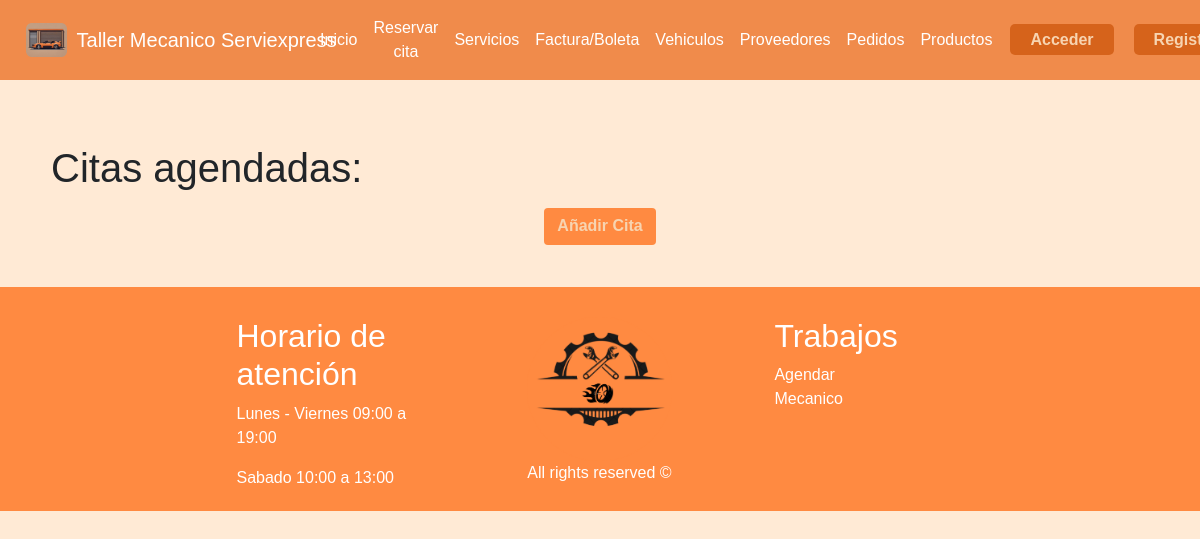
The page /citas on the database as committed earlier.
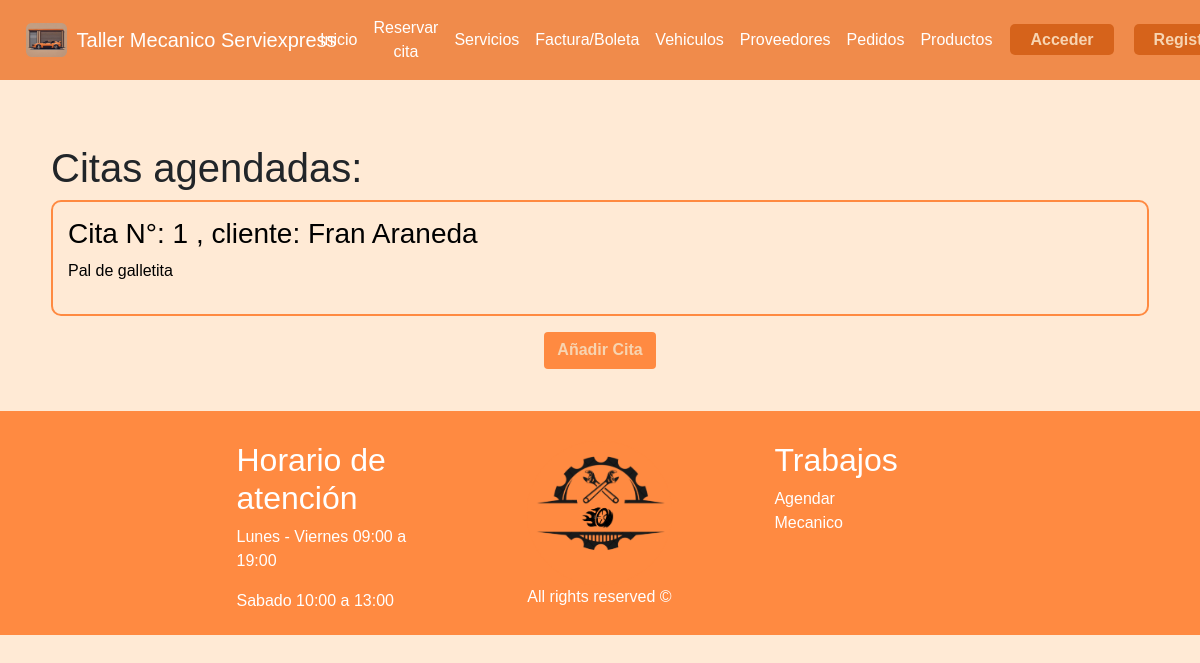
The same page on the database as committed later.
### taller/models.py (models this page shows, shortened)
class Cita(models.Model):
    id_cita = models.AutoField(primary_key=True)
    fecha_aten = models.DateTimeField(auto_now_add=True)
    desc_cita = models.TextField(blank=True)
    cliente = models.ForeignKey(Cliente, on_delete=models.CASCADE)
    empleado = models.ForeignKey(Empleado, on_delete=models.CASCADE)

class Cliente(models.Model):
    rut_cli = models.CharField(primary_key=True, max_length=12)
    pnom_cli = models.CharField(max_length=20)
    snom_cli = models.CharField(max_length=20, blank=True)
    appaterno_cli = models.CharField(max_length=20)
    apmaterno_cli = models.CharField(max_length=20, blank=True)
    correo_cli = models.CharField(max_length=60, blank=True)
    telefono_cli = models.IntegerField(blank=True, null=True)
    def __str__(self):
        return self.pnom_cli + " " + self.appaterno_cli

### taller/views.py (the view)
# urls.py: path('citas', views.citas, name='citas'),
def citas(request):
    cliente = Cliente.objects.filter(rut_cli=request.user.username).first()
    empleado = Empleado.objects.filter(rut_emp=request.user.username).first()
    rol = ""
    if cliente:
        rol = "Cliente"
    else:
        rol = "Empleado"
    citas = Cita.objects.all()
    return render(
        request,
        "citas.html",
        {"citas": citas, "cliente": cliente, "empleado": empleado},
    )

### taller/templates/citas.html
{% extends 'hnf.html' %}
{% load static %}
{% block content %}
<head>
  <link rel="stylesheet" href="{% static 'css/crud.css' %}" />
</head>
<div class="container">
  <h1> Citas agendadas: </h1>
  <ul style="list-style: none;">
    {% for cita in citas %}
    <li id="listar">
      <a href="{% url 'update_cita' cita.id_cita %}">
        <h3>Cita N°: {{ cita.id_cita }} , cliente: {{ cita.cliente }}</h3>
        <p>{{ cita.desc_cita }}</p>
      </a>
    </li>
    {% endfor %}
  </ul>
  <ul class="buttons">
    <li>
      <a class="btn" href="/create/cita"><b>Añadir Cita</b></a>
    </li>
  </ul>
</div>
{% endblock %}

### taller/templates/hnf.html (shortened to what this page needs)
{% load static %}
<!DOCTYPE html>
<html lang="en">
<head>
    <link rel="stylesheet" href="https://cdn.jsdelivr.net/npm/bootstrap@4.0.0/dist/css/bootstrap.min.css"
>
    <link rel="stylesheet" href="{% static 'css/keyframes.css' %}">
    <link rel="stylesheet" href="{% static 'css/style.css' %}">
</head>
<body>
    <header>
        <nav class="my_navbar navbar navbar-expand-lg navbar-light bg-light fixed-top">
            <a class="navbar-brand" href="/"> <img style="max-width: 15%;" src="{% static 'img/logo.png' %}"
                    class="img-fluid" alt="Logo">
                <b class="color_nav">Taller Mecanico Serviexpress</b></a>
            <div class="navbar-collapse" id="navbarSupportedContent">
                <ul class="navbar-nav mr-auto">
                    <li class="nav-item active">
                        <a class="nav-link" href="/"><b class="color_nav">Inicio</b></a>
                    </li>
                    <li class="nav-item">
                        <a class="nav-link" href="/create/cita"><b class="color_nav">Reservar cita</b></a>
                    </li>
                    <li class="nav-item">
                        <a class="nav-link" href="/servicios"><b class="color_nav">Servicios</b></a>
                    </li>
                    <li class="nav-item">
                        <a class="nav-link" href="/fabo"><b class="color_nav">Factura/Boleta</b></a>
                    </li>
                    <li class="nav-item">
                        <a class="nav-link" href="/vehiculos"><b class="color_nav">Vehiculos</b></a>
                    </li>
                    <li class="nav-item">
                        <a class="nav-link" href="/proveedores"><b class="color_nav">Proveedores</b></a>
                    </li>
                    <li class="nav-item">
                        <a class="nav-link" href="/pedidos"><b class="color_nav">Pedidos</b></a>
                    </li>
                    <li class="nav-item">
                        <a class="nav-link" href="/productos"><b class="color_nav">Productos</b></a>
                    </li>
                    <li>
                        {% if user.is_authenticated %}
                    <li class="nav-item dropdown">
                        <a class="nav-link dropdown-toggle" href="#" id="navbarDropdown" role="button"
                            data-toggle="dropdown" aria-haspopup="true" aria-expanded="false">
                            <b class="color_nav"> Hola: {{cliente.pnom_cli}} {{empleado.pnom_emp}}</b>
                        </a>
                        <div class="dropdown-menu" aria-labelledby="navbarDropdown">
                            <a class="dropdown-item" href="{% url 'update_user' user.username %}"><b>Perfil</b></a>
                            <a class="dropdown-item" href="/logout"><b> Cerrar Sesion</b></a>
                        </div>
                        {% else %}
                    <li>
                        <a class="btn-sign" href="/signin"><b>Acceder</b></a>
                    </li>
                    <li>
                        <a class="btn-sign" href="/signup"><b>Registrarse</b></a>
                    </li>
                    {% endif %}
                    </li>
                </ul>
            </div>
        </nav>
    </header>
    <br><br>
    <br><br>
    <br><br>
    {% block content %}
    {% endblock %}
    <footer>
        <div class="cont_footer">
            <div class="container">
                <div class="row">
                    <div class="col-md-1"></div>
                    <div class="col-md-3">
                        <h2>Horario de atención</h2>
                        <p>Lunes - Viernes 09:00 a 19:00</p>
                        <p>Sabado 10:00 a 13:00</p>
                    </div>
                    <div class="col-md-1"></div>
                    <div class="col-md-3 cont_img_footer">
                        <img src="{% static 'img/Footer.png' %}" class="img-fluid" alt="Footer" width="auto">
                        <p> All rights reserved ©</p>
                    </div>
                    <div class="col-md-1"></div>
                    <div class="col-md-3">
                        <h2>Trabajos</h2>
                        <a href="#">Agendar</a>
                        <a href="#">Mecanico</a>
                    </div>
                </div>
            </div>
        </div>
    </footer>
</body>
</html>

### taller/static/css/keyframes.css (style rules this page uses)
@media (max-width: 1400px) { * { max-width: 100%; padding: 0 10px; } }

### taller/static/css/style.css (style rules this page uses)
* { margin: 0%; padding: 0; box-sizing: border-box; }
body { font-family:'Gill Sans', 'Gill Sans MT', Calibri, 'Trebuchet MS', sans-serif; background-color: #ffead5; }
.navbar-nav { display: flex; justify-content: center; align-items: center; width: 100%; }
.navbar-brand { display: flex; align-items: center; }
.navbar-brand img { margin-right: 10px; }
.my_navbar { background-color: rgba(237, 116, 41, 0.8) !important; }
.my_navbar div, .my_navbar ul { background-color: transparent !important; text-align: center; }
.navbar-light .navbar-brand { width: 40%; padding-left: 10px; }
.color_nav { color: white; font-weight: 500; }
.btn { padding-top: 5px; text-align: center; margin-right: 10px; margin-left: 10px; background: #FF8A41; color: #f7d4b1; }
.btn-sign { padding: 7px 20px 7px 20px; text-align: center; margin-right: 10px; margin-left: 10px; background: #d6631b; border-radius: 5px; color: #f7d4b1; }
.cont_footer { background-color:#FF8A41; padding: 10%; padding-bottom: 0; padding-top: 30px; color: white; margin-top: 20px; text-align: left; }
.cont_footer a { color: white; text-decoration: none; display: block; padding-bottom: 0; text-align: left; }
.cont_img_footer { max-width: 20%; text-align: center; padding-bottom: 10px; }

### taller/static/css/crud.css (style rules this page uses)
.container { width: 94%; }
#listar { border: 2px solid; border-color: rgba(255, 138, 65); border-radius: 10px; padding: 15px; margin-bottom: 10px; }
#listar a { color: black; text-decoration: none; }
.buttons { text-align: center; padding: 0; list-style: none; margin-bottom: 10px; }
.buttons li { display: inline-block; margin: 0 10px; margin-bottom: 2%; }

Rows that differ between the two databases and show on the page:
added Cita: id_cita "1", cliente "Fran Araneda", desc_cita "Pal de galletita"
